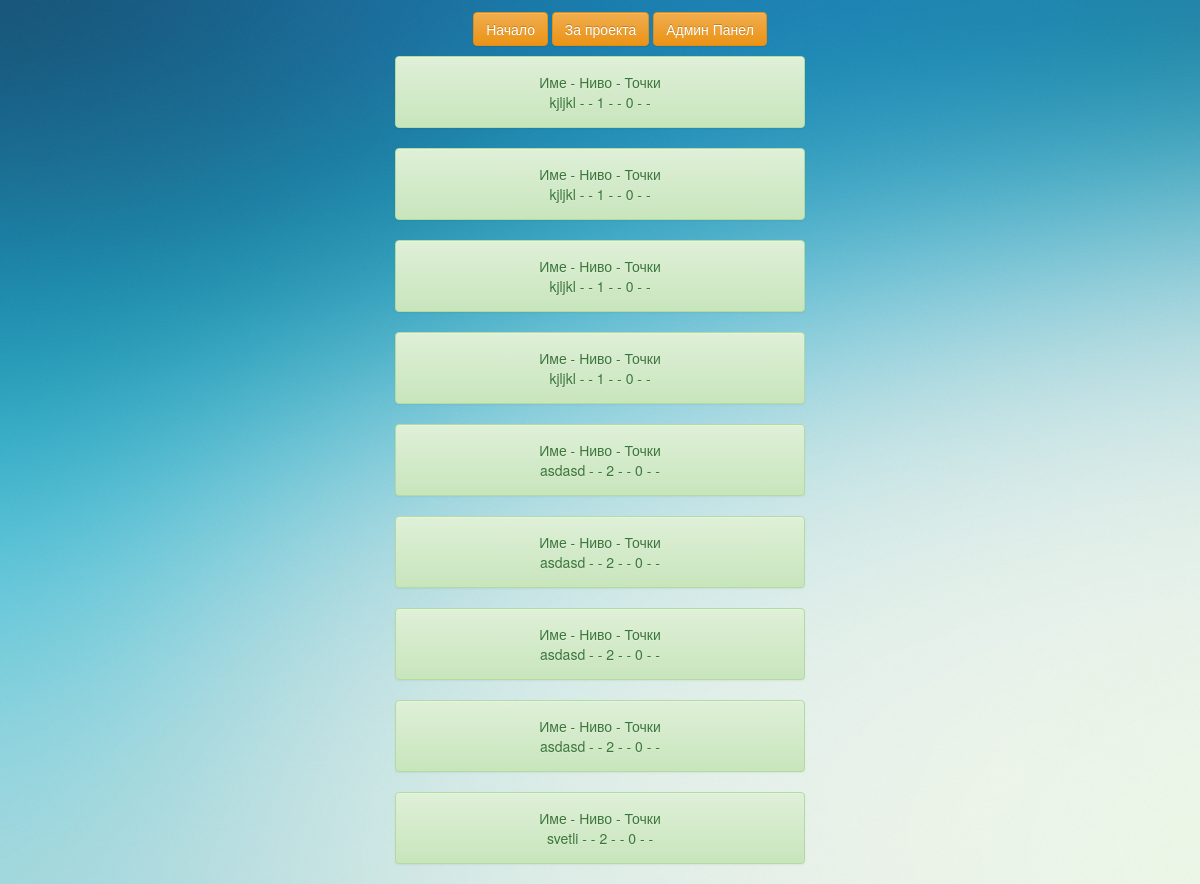
Before: /project_31_mart/read_all.php with the older database file.
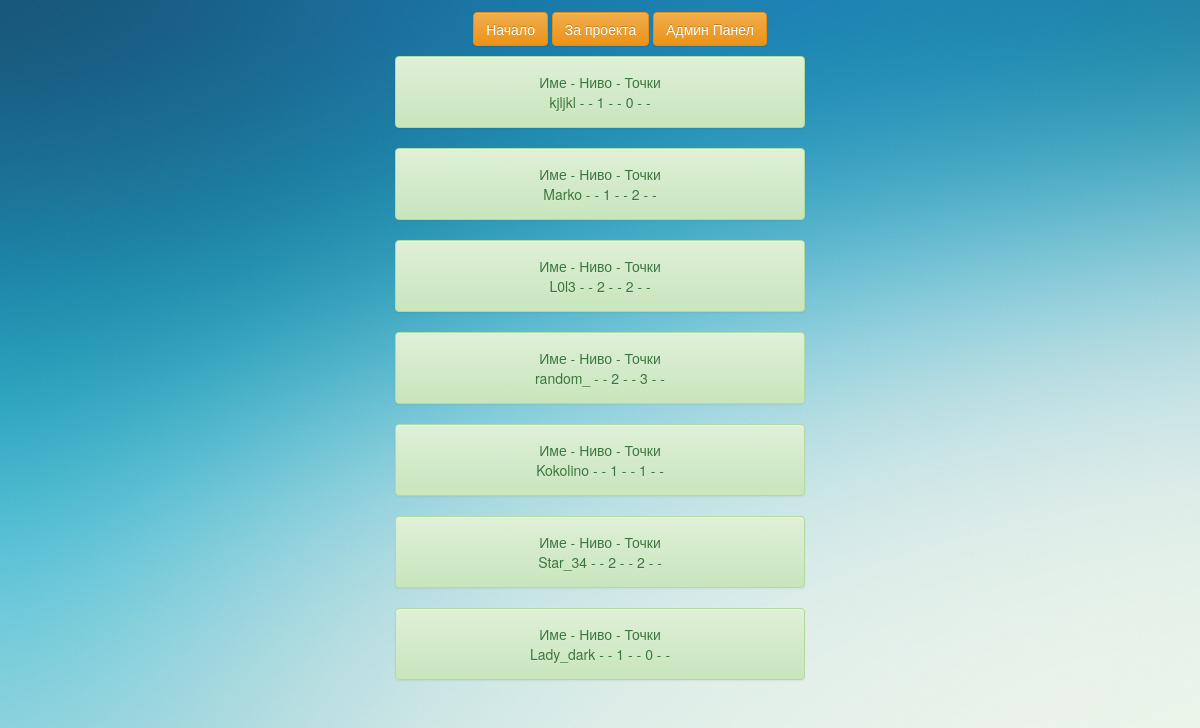
After: the same page with the newer database file.
### tables this page shows
CREATE TABLE `scoreboard` (
  `id_score` int(11) NOT NULL,
  `user_name` varchar(100) NOT NULL,
  `lvl` int(11) NOT NULL,
  `score` int(11) NOT NULL,
  `date_deleted` date DEFAULT NULL
);

### project_31_mart/read_all.php (the view, shortened to what this page needs)
<?php
include_once('includes/header.php');
	?>
<?php
$conn = mysqli_connect('localhost', 'root', '', 'math');
$read_query = 	"SELECT user_name,lvl,score FROM scoreboard WHERE date_deleted is null ";
$read_result = mysqli_query($conn, $read_query);
	if (mysqli_num_rows($read_result) > 0) {
		while($row = mysqli_fetch_assoc($read_result)){
        echo "<div class='row'>
	<div class='alert alert-success col-xs-4
		col-xs-offset-4 text-center'>";
        echo "<p>Име - Ниво - Точки</p>";
		foreach ($row as $value) {
			echo $value." - "." - ";
		}
		echo "</div></div>";
	}
}

Changed rows visible on the page:
removed scoreboard: user_name "kjljkl", lvl "1", score "0"
removed scoreboard: user_name "kjljkl", lvl "1", score "0"
removed scoreboard: user_name "kjljkl", lvl "1", score "0"
removed scoreboard: user_name "asdasd", lvl "2", score "0"
removed scoreboard: user_name "asdasd", lvl "2", score "0"
removed scoreboard: user_name "asdasd", lvl "2", score "0"
removed scoreboard: user_name "asdasd", lvl "2", score "0"
removed scoreboard: user_name "svetli", lvl "2", score "0"
added scoreboard: user_name "Marko", lvl "1", score "2"
added scoreboard: user_name "L0l3", value "2"
added scoreboard: user_name "random_", lvl "2", score "3"
added scoreboard: user_name "Kokolino", value "1"
added scoreboard: user_name "Star_34", value "2"
added scoreboard: user_name "Lady_dark", lvl "1", score "0"
